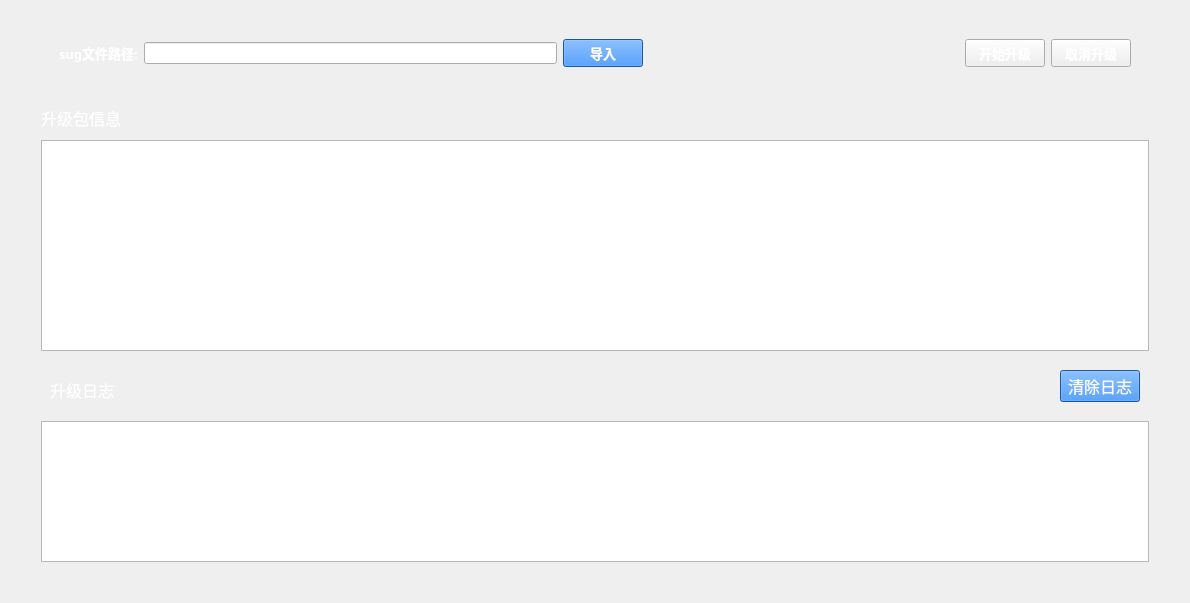
<?xml version="1.0" encoding="UTF-8"?>
<ui version="4.0">
 <class>FirmUpdateForm</class>
 <widget class="QWidget" name="FirmUpdateForm">
  <property name="geometry">
   <rect>
    <x>0</x>
    <y>0</y>
    <width>1190</width>
    <height>603</height>
   </rect>
  </property>
  <property name="sizePolicy">
   <sizepolicy hsizetype="Ignored" vsizetype="Ignored">
    <horstretch>0</horstretch>
    <verstretch>0</verstretch>
   </sizepolicy>
  </property>
  <property name="windowTitle">
   <string>Form</string>
  </property>
  <layout class="QGridLayout" name="gridLayout">
   <item row="0" column="0">
    <widget class="QFrame" name="verticalFrame">
     <property name="sizePolicy">
      <sizepolicy hsizetype="Ignored" vsizetype="Ignored">
       <horstretch>0</horstretch>
       <verstretch>0</verstretch>
      </sizepolicy>
     </property>
     <layout class="QVBoxLayout" name="verticalLayout" stretch="1,1,6,1,4">
      <property name="spacing">
       <number>10</number>
      </property>
      <property name="leftMargin">
       <number>30</number>
      </property>
      <property name="topMargin">
       <number>10</number>
      </property>
      <property name="rightMargin">
       <number>30</number>
      </property>
      <property name="bottomMargin">
       <number>30</number>
      </property>
      <item>
       <widget class="QFrame" name="horizontalFrame">
        <property name="sizePolicy">
         <sizepolicy hsizetype="Preferred" vsizetype="Preferred">
          <horstretch>0</horstretch>
          <verstretch>0</verstretch>
         </sizepolicy>
        </property>
        <layout class="QHBoxLayout" name="horizontalLayout" stretch="5,4">
         <item>
          <widget class="QFrame" name="horizontalFrame_3">
           <property name="sizePolicy">
            <sizepolicy hsizetype="Ignored" vsizetype="Preferred">
             <horstretch>0</horstretch>
             <verstretch>0</verstretch>
            </sizepolicy>
           </property>
           <layout class="QHBoxLayout" name="horizontalLayout_3" stretch="1,5,2">
            <item>
             <widget class="QLabel" name="label">
              <property name="sizePolicy">
               <sizepolicy hsizetype="Fixed" vsizetype="Fixed">
                <horstretch>0</horstretch>
                <verstretch>0</verstretch>
               </sizepolicy>
              </property>
              <property name="font">
               <font>
                <family>Adobe 黑体 Std R</family>
                <pointsize>10</pointsize>
                <weight>75</weight>
                <bold>true</bold>
               </font>
              </property>
              <property name="styleSheet">
               <string notr="true">color: rgb(255, 255, 255);</string>
              </property>
              <property name="text">
               <string>sug文件路径:</string>
              </property>
             </widget>
            </item>
            <item>
             <widget class="QLineEdit" name="lineEdit"/>
            </item>
            <item>
             <widget class="QPushButton" name="pushButton">
              <property name="sizePolicy">
               <sizepolicy hsizetype="Fixed" vsizetype="Fixed">
                <horstretch>0</horstretch>
                <verstretch>0</verstretch>
               </sizepolicy>
              </property>
              <property name="font">
               <font>
                <family>Adobe 黑体 Std R</family>
                <pointsize>10</pointsize>
                <weight>75</weight>
                <bold>true</bold>
               </font>
              </property>
              <property name="styleSheet">
               <string notr="true">color: rgb(255, 255, 255);
background-color: rgb(32, 122, 232);</string>
              </property>
              <property name="text">
               <string>导入</string>
              </property>
             </widget>
            </item>
           </layout>
          </widget>
         </item>
         <item alignment="Qt::AlignRight">
          <widget class="QFrame" name="horizontalFrame_2">
           <property name="sizePolicy">
            <sizepolicy hsizetype="Ignored" vsizetype="Preferred">
             <horstretch>0</horstretch>
             <verstretch>0</verstretch>
            </sizepolicy>
           </property>
           <layout class="QHBoxLayout" name="horizontalLayout_2">
            <item>
             <widget class="QPushButton" name="pushButton_2">
              <property name="sizePolicy">
               <sizepolicy hsizetype="Fixed" vsizetype="Fixed">
                <horstretch>0</horstretch>
                <verstretch>0</verstretch>
               </sizepolicy>
              </property>
              <property name="font">
               <font>
                <family>Adobe 黑体 Std R</family>
                <pointsize>10</pointsize>
                <weight>75</weight>
                <bold>true</bold>
               </font>
              </property>
              <property name="styleSheet">
               <string notr="true">color: rgb(255, 255, 255);</string>
              </property>
              <property name="text">
               <string>开始升级</string>
              </property>
             </widget>
            </item>
            <item>
             <widget class="QPushButton" name="pushButton_3">
              <property name="sizePolicy">
               <sizepolicy hsizetype="Fixed" vsizetype="Fixed">
                <horstretch>0</horstretch>
                <verstretch>0</verstretch>
               </sizepolicy>
              </property>
              <property name="font">
               <font>
                <family>Adobe 黑体 Std R</family>
                <pointsize>10</pointsize>
                <weight>75</weight>
                <bold>true</bold>
               </font>
              </property>
              <property name="styleSheet">
               <string notr="true">color: rgb(255, 255, 255);</string>
              </property>
              <property name="text">
               <string>取消升级</string>
              </property>
             </widget>
            </item>
           </layout>
          </widget>
         </item>
        </layout>
       </widget>
      </item>
      <item alignment="Qt::AlignBottom">
       <widget class="QLabel" name="label_2">
        <property name="font">
         <font>
          <family>Adobe 黑体 Std R</family>
          <pointsize>12</pointsize>
         </font>
        </property>
        <property name="styleSheet">
         <string notr="true">color: rgb(255, 255, 255);</string>
        </property>
        <property name="text">
         <string>升级包信息</string>
        </property>
       </widget>
      </item>
      <item>
       <widget class="QTableView" name="tableView"/>
      </item>
      <item>
       <widget class="QFrame" name="horizontalFrame">
        <layout class="QHBoxLayout" name="horizontalLayout_4">
         <item alignment="Qt::AlignBottom">
          <widget class="QLabel" name="label_3">
           <property name="font">
            <font>
             <family>Adobe 黑体 Std R</family>
             <pointsize>12</pointsize>
            </font>
           </property>
           <property name="styleSheet">
            <string notr="true">color: rgb(255, 255, 255);</string>
           </property>
           <property name="text">
            <string>升级日志</string>
           </property>
          </widget>
         </item>
         <item alignment="Qt::AlignRight|Qt::AlignBottom">
          <widget class="QPushButton" name="pushButton_4">
           <property name="font">
            <font>
             <family>Adobe 黑体 Std R</family>
             <pointsize>12</pointsize>
            </font>
           </property>
           <property name="styleSheet">
            <string notr="true">color: rgb(255, 255, 255);
background-color: rgb(32, 122, 232);</string>
           </property>
           <property name="text">
            <string>清除日志</string>
           </property>
          </widget>
         </item>
        </layout>
       </widget>
      </item>
      <item>
       <widget class="QListView" name="listView"/>
      </item>
     </layout>
    </widget>
   </item>
  </layout>
 </widget>
 <resources/>
 <connections/>
</ui>
